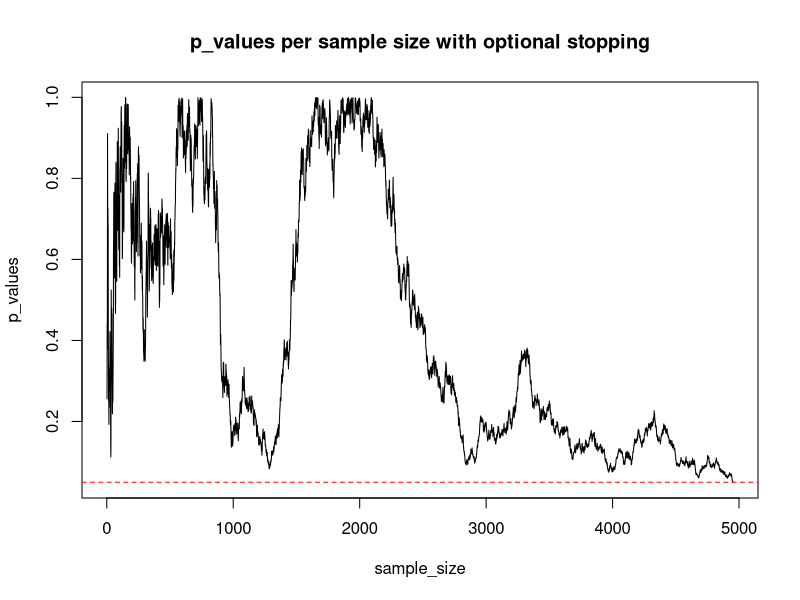
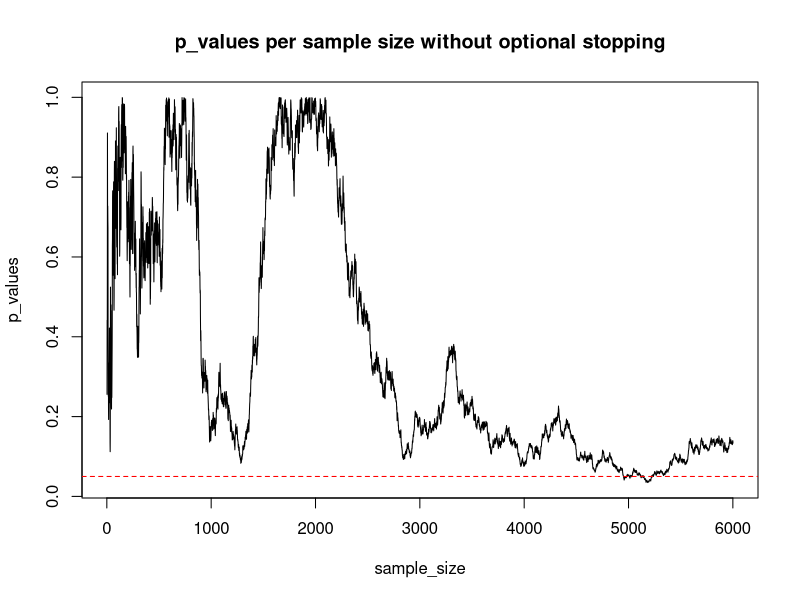
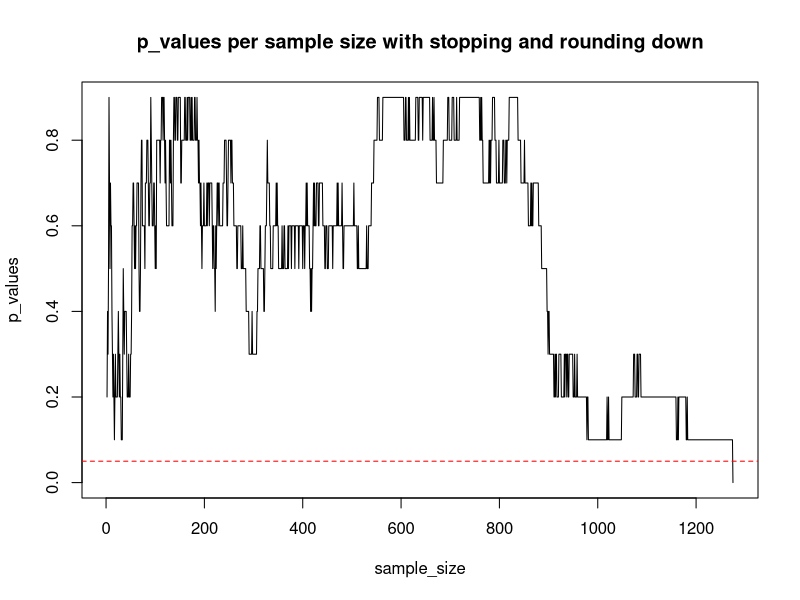

Generate these figures, in order, with R: (Note: a time limit stopped this script after it produced the figures.)
# first plot code
# questionable practice
# vector to store the p values
p_values <- c()

# set seed
set.seed(1)

# vector with the heights
height_nl <- rnorm(1, 177, 10) #the std for nl/mne is 9.7cm rounded up to 10cm
height_mne <- rnorm(1, 177, 10) #the mean for nl is 177.1cm and for mne is 176.6 so rounded for both is 177cm

# loop infinitely
repeat {
  # add a new test result every loop
  height_nl <- append(height_nl, rnorm(1, 177, 10))
  height_mne <- append(height_mne, rnorm(1, 177, 10))
  
  # perform the t-test
  out <- t.test(height_nl, height_mne)
  # append current p value to p_values
  p_values <- append(p_values, out$p.value)
  # if the p value is under 0.05 stop the test
  if (out$p.value < 0.05){
    break
  }
}

# plot the p values
sample_size <- 2:(length(p_values)+1)
plot(sample_size, p_values, type = "l")
abline(h=0.05, col = "red", lty=2) #setting the p-value boundary
title(main="p_values per sample size with optional stopping")

# second plot code
# showing the first plot is wrong
# vector to store the p values
p_values <- c()

# set seed
set.seed(1)

# vector with the heights
height_nl <- rnorm(1, 177, 10)
height_mne <- rnorm(1, 177, 10)

# loop infinitely
for (i in 1:6000) {
  # add a new test result every loop
  height_nl <- append(height_nl, rnorm(1, 177, 10))
  height_mne <- append(height_mne, rnorm(1, 177, 10))
  
  # perform the t-test
  out <- t.test(height_nl, height_mne)
  # append current p value to p_values
  p_values <- append(p_values, out$p.value)
}

# plot the p values
sample_size <- 2:(length(p_values)+1)
plot(sample_size, p_values, type = "l")
abline(h=0.05, col = "red", lty=2) #setting the p-value boundary
title(main="p_values per sample size without optional stopping")

#third plot code
#sequential testing and rounding down p_values

# set seed
set.seed(1)

p_values <- c()
# vector with the heights
height_nl <- rnorm(1, 177, 10) #the std for nl/mne is 9.7cm rounded up to 10cm
height_mne <- rnorm(1, 177, 10) #the mean for nl is 177.1cm and for mne is 176.6 so rounded for both is 177cm

# loop infinitely
repeat {
  # add a new test result every loop
  height_nl <- append(height_nl, rnorm(1, 177, 10))
  height_mne <- append(height_mne, rnorm(1, 177, 10))
  
  # perform the t-test
  out <- t.test(height_nl, height_mne)
  round_out <- floor(out$p.value * 10)/ 10 #rounds down the p_values of out
  # append current p value to p_values
  p_values <- append(p_values,round_out)
  # if the p value is under 0.05 stop the test
  if (round_out < 0.05){
    break
  }
}
# plot the p values
sample_size <- 2:(length(p_values)+1)
plot(sample_size, p_values, type = "l")
abline(h=0.05, col = "red", lty=2) #setting the p-value boundary
title(main="p_values per sample size with stopping and rounding down")


#fourth plot code
#Type one error rate of sequential testing

# set seed
set.seed(1)

# to toggle the rounding down QRP on(TRUE) or off(FALSE)
roundingdown <- TRUE

# init basic vars
samplesize <-10000
type_one_error_rate <- c()
amount_of_sequence_tests <- c()

#for amount of sequence tests
for (g in c(seq(1,10,1),100,500,1000)){
  #init counters
  type_one_error_counter <- 0
  good_test_counter <- 0
  amount_of_sequence_tests <- append(amount_of_sequence_tests,g)
  
  # loop for amount of tests
  for (i in 1:g){
    
    # vector with the heights
    height_nl <- rnorm(1, 177, 10) #the std for nl/mne is 9.7cm rounded up to 10cm
    height_mne <- rnorm(1, 177, 10) #the mean for nl is 177.1cm and for mne is 176.6 so rounded for both is 177cm
    
    # loop for sample size
    for (i in 1:samplesize) {
      # add a new test result every loop
      height_nl <- append(height_nl, rnorm(1, 177, 10))
      height_mne <- append(height_mne, rnorm(1, 177, 10))
      
      # perform the t-test
      out <- t.test(height_nl, height_mne)
      if (roundingdown) {
        round_out <- floor(out$p.value * 10)/ 10 #rounds down the p_values of out
        # if the p value is under 0.05 stop the test
        if (round_out < 0.05){
          type_one_error_counter <- type_one_error_counter + 1
          break
        }
        else if (i == samplesize){
          good_test_counter <- good_test_counter + 1
        }
      }
      # if the p value is under 0.05 stop the test
      else if (out$p.value<0.05){
        type_one_error_counter <- type_one_error_counter + 1
        break
      }
      else if (i == samplesize){
        good_test_counter <- good_test_counter + 1
      }
    }
    
  }
  #calculate error_rate
  error_rate <- type_one_error_counter/(type_one_error_counter+good_test_counter)
  # append type one error rate to the list
  type_one_error_rate <- append(type_one_error_rate,error_rate)
}

# plot the type one error rates
plot(amount_of_sequence_tests, type_one_error_rate, type = "l")
title(main="type one error rate with optional stopping and rounding down")


#fifth plot code
#Type one error rate sequential testing (base case)

# set seed
set.seed(1)

# init basic vars
samplesize <-10000
type_one_error_rate <- c()
amount_of_sequence_tests <- c()

#for amount of sequence tests
for (g in c(seq(1,10,1),100,500,1000)){
  #init counters
  type_one_error_counter <- 0
  good_test_counter <- 0
  amount_of_sequence_tests <- append(amount_of_sequence_tests,g)
  
  # loop for amount of tests
  for (i in 1:g){
    
    # vector with the heights
    height_nl <- rnorm(1, 177, 10) #the std for nl/mne is 9.7cm rounded up to 10cm
    height_mne <- rnorm(1, 177, 10) #the mean for nl is 177.1cm and for mne is 176.6 so rounded for both is 177cm
    
    # loop for sample size
    for (i in 1:samplesize) {
      # add a new test result every loop
      height_nl <- append(height_nl, rnorm(1, 177, 10))
      height_mne <- append(height_mne, rnorm(1, 177, 10))
      
      # perform the t-test
      out <- t.test(height_nl, height_mne)
      if (i == samplesize && out$p.value<0.05){
        good_test_counter <- good_test_counter + 1
      }
    }
    
  }
  #calculate error_rate
  error_rate <- type_one_error_counter/(type_one_error_counter+good_test_counter)
  # append type one error rate to the list
  type_one_error_rate <- append(type_one_error_rate,error_rate)
}

# plot the type one error rates
plot(amount_of_sequence_tests, type_one_error_rate, type = "l")
title(main="type one error rate without optional stopping")

#sixth plot code
#Type one error rate of sequential testing without rounding down

# set seed
set.seed(1)

# to toggle the rounding down QRP on(TRUE) or off(FALSE)
roundingdown <- FALSE

# init basic vars
samplesize <-10000
type_one_error_rate <- c()
amount_of_sequence_tests <- c()

#for amount of sequence tests
for (g in c(seq(1,10,1),100,500,1000)){
  #init counters
  type_one_error_counter <- 0
  good_test_counter <- 0
  amount_of_sequence_tests <- append(amount_of_sequence_tests,g)
  
  # loop for amount of tests
  for (i in 1:g){
    
    # vector with the heights
    height_nl <- rnorm(1, 177, 10) #the std for nl/mne is 9.7cm rounded up to 10cm
    height_mne <- rnorm(1, 177, 10) #the mean for nl is 177.1cm and for mne is 176.6 so rounded for both is 177cm
    
    # loop for sample size
    for (i in 1:samplesize) {
      # add a new test result every loop
      height_nl <- append(height_nl, rnorm(1, 177, 10))
      height_mne <- append(height_mne, rnorm(1, 177, 10))
      
      # perform the t-test
      out <- t.test(height_nl, height_mne)
      if (roundingdown) {
        round_out <- floor(out$p.value * 10)/ 10 #rounds down the p_values of out
        # if the p value is under 0.05 stop the test
        if (round_out < 0.05){
          type_one_error_counter <- type_one_error_counter + 1
          break
        }
        else if (i == samplesize){
          good_test_counter <- good_test_counter + 1
        }
      }
      # if the p value is under 0.05 stop the test
      else if (out$p.value<0.05){
        type_one_error_counter <- type_one_error_counter + 1
        break
      }
      else if (i == samplesize){
        good_test_counter <- good_test_counter + 1
      }
    }
    
  }
  #calculate error_rate
  error_rate <- type_one_error_counter/(type_one_error_counter+good_test_counter)
  # append type one error rate to the list
  type_one_error_rate <- append(type_one_error_rate,error_rate)
}

# plot the type one error rates
plot(amount_of_sequence_tests, type_one_error_rate, type = "l")
title(main="type one error rate with optional stopping")
